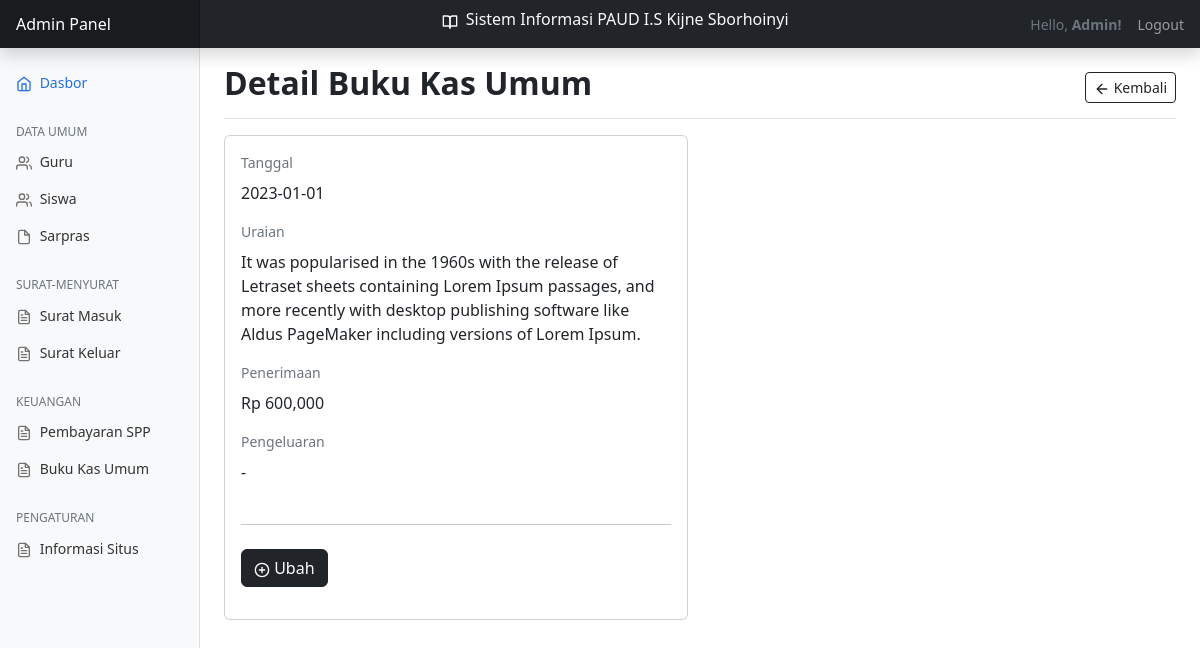
/?page=buku-kas-umum&action=detail&id=4 (signed in), run on the app's committed database.
### tables this page shows
CREATE TABLE `buku_kas_umum` (
  `id` int(11) NOT NULL,
  `tanggal` date NOT NULL,
  `uraian` text NOT NULL,
  `penerimaan` varchar(50) NOT NULL,
  `pengeluaran` varchar(50) NOT NULL
);

### views/buku-kas-umum/detail.php (the view)
<main class="col-md-9 ms-sm-auto col-lg-10 px-md-4">
    <div
        class="d-flex justify-content-between flex-wrap flex-md-nowrap align-items-center pt-3 pb-2 mb-3 border-bottom">
        <h1 class="h2 fw-bold">Detail Buku Kas Umum</h1>
        <div class="btn-toolbar mb-2 mb-md-0">
            <a href="?page=pembayaran-spp" class="btn btn-sm btn-outline-dark">
                <span data-feather="arrow-left" class="align-text"></span> Kembali
            </a>
        </div>
    </div>
    <div class="row mb-5">
        <div class="col-lg-6">
            <div class="card">
                <div class="card-body">
                    <?php
                        include __DIR__ . '../../../config/database.php';
                        $id = $_GET['id'];
                        $rows = mysqli_fetch_assoc(mysqli_query($conn, "SELECT * FROM buku_kas_umum WHERE id = $id"));
                    ?>
                    <div>
                        <div class="mb-3">
                            <label for="tanggal" class="form-label text-muted">Tanggal</label>
                            <p class="fs-6"><?php echo $rows['tanggal']; ?></p>
                        </div>
                        <div class="mb-3">
                            <label for="uraian" class="form-label text-muted">Uraian</label>
                            <p class="fs-6"><?php echo $rows['uraian']; ?></p>
                        </div>
                        <div class="mb-3">
                            <label for="penerimaan" class="form-label text-muted">Penerimaan</label>
                            <p class="fs-6"><?php if($rows["penerimaan"] != ''){echo 'Rp '. number_format($rows["penerimaan"]);} else {echo '-';} ?></p>
                        </div>
                        <div class="mb-3">
                            <label for="pengeluaran" class="form-label text-muted">Pengeluaran</label>
                            <p class="fs-6"><?php if($rows["pengeluaran"] != ''){echo 'Rp '. number_format($rows["pengeluaran"]);} else {echo '-';} ?></p>
                        </div>
                        <div class="py-2">
                            <hr>
                        </div>
                        <div class="mb-3">
                            <a href="?page=buku-kas-umum&action=ubah&id=<?php echo $rows['id']; ?>" class="btn btn-dark">
                                <span data-feather="plus-circle" class="align-text"></span>
                                Ubah
                            </a>
                        </div>
                    </div>
                </div>
            </div>
        </div>
    </div>
</main>

### assets/css/style.css (style rules this page uses)
body { font-size: .875rem; }
.feather { width: 16px; height: 16px; }

### data on the page
buku_kas_umum: tanggal "2023-01-01", uraian "It was popularised in the 1960s with the release of Letraset sheets containing Lorem Ipsum passages, and more recently with desktop publishing software like Aldus PageMaker including versions of Lorem Ipsum.", penerimaan "600,000"
